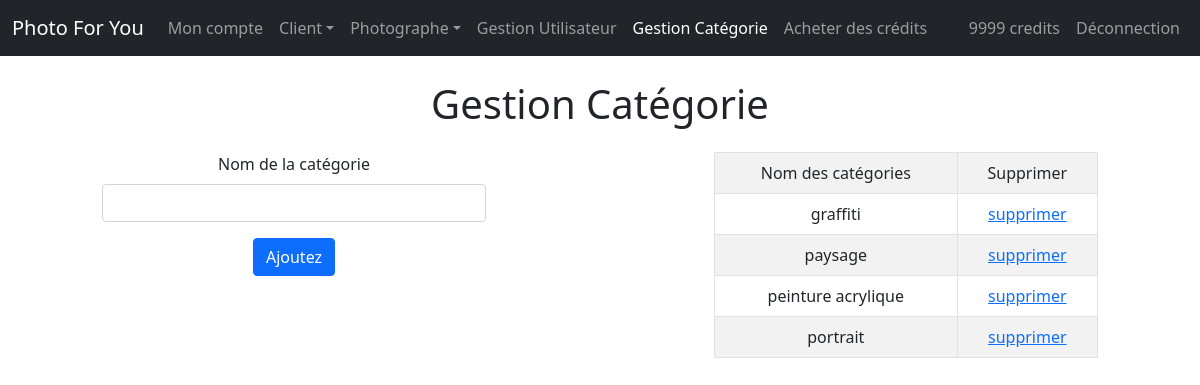
The app's page /gestion-categorie.php (signed in) with its own data.
### tables this page shows
CREATE TABLE IF NOT EXISTS `navbar` (
  `id` int(11) NOT NULL AUTO_INCREMENT,
  `acte` varchar(40) NOT NULL,
  `lien` varchar(40) NOT NULL,
  `droit` int(11) NOT NULL,
  PRIMARY KEY (`id`)
);

CREATE TABLE IF NOT EXISTS `user` (
  `id` int(11) NOT NULL AUTO_INCREMENT,
  `nom` varchar(40) NOT NULL,
  `prenom` varchar(40) NOT NULL,
  `pseudo` varchar(20) NOT NULL,
  `img_profil` varchar(50) NOT NULL,
  `mail` varchar(40) NOT NULL,
  `mdp` varchar(40) NOT NULL,
  `grade` varchar(40) NOT NULL,
  `SIRET` varchar(14) DEFAULT NULL,
  `credits` int(11) NOT NULL DEFAULT '0',
  `etat` varchar(15) NOT NULL,
  PRIMARY KEY (`id`)
);

CREATE TABLE IF NOT EXISTS `categorie` (
  `nom_categorie` varchar(20) NOT NULL,
  PRIMARY KEY (`nom_categorie`)
);

### gestion-categorie.php (the view, shortened to what this page needs)
<!DOCTYPE html>
<html lang="fr">
<head>
	<?php include "includes/head.php"; ?>
</head>
	<body>
		<?php
		include "includes/bdd.php";
		include "includes/nav.php";
		?>
        <h1 class="text-center mt-4">Gestion Catégorie</h1>
		<div class="row justify-content-center mt-4">
            <div class="col-4 text-center">
                <form method="post">
                    <div class="mb-3">
                        <label for="nom_categorie" class="form-label">Nom de la catégorie</label>
                        <input type="text" class="form-control" name="nom_categorie" pattern="{3,20}" required>
                    </div>
                    <button type="submit" name="submit" class="btn btn-primary">Ajoutez</button>
                </form>
            </div>
            <div class="col-2"></div>
            <div class="col-4">
                <table class="text-center table table-bordered table-striped">
                    <tr>
                        <td class="p-2">Nom des catégories</td>
                        <td class="p-2">Supprimer</td>
                    </tr>
                <?php
                    $req = $bdd->query("SELECT * FROM Categorie");
                    $data = $req->fetchAll();
                    foreach ($data as $li){
                        echo '<tr>';
                        echo '<td>'.$li['nom_categorie'].'</td>';
                        echo '<td><a href="suppr-categorie.php?nom_categorie='.$li['nom_categorie'].'">supprimer<a></td>';
                        echo '</tr/>';
                    }
                ?>
                </table>
            </div>
        </div>
	</body>
</html>

### includes/nav.php (shortened to what this page needs)
<nav class="navbar navbar-expand-lg navbar-dark bg-dark">
  <div class="container-fluid">
    <a class="navbar-brand" href="index.php">Photo For You</a>
    <div class="collapse navbar-collapse" id="navbarSupportedContent">
      <ul class="navbar-nav me-auto">
        <?php
      if(isset($_SESSION['grade'])){
          echo '<li class="nav-item"><a class="nav-link" href="profil.php?id='.$_SESSION['id'].'">Mon compte</a></li>';
      }
          ?>
<?php
        if(isset($_SESSION['grade'])){
          if($_SESSION['grade'] == 'admin'){
            echo '<li class="nav-item dropdown">';
              echo '<a class="nav-link dropdown-toggle" href="#" id="navbarDropdown" role="button" data-bs-toggle="dropdown" aria-expanded="false">Client</a>';
            echo '</li>';
            echo '<li class="nav-item dropdown">';
              echo '<a class="nav-link dropdown-toggle" href="#" id="navbarDropdown" role="button" data-bs-toggle="dropdown" aria-expanded="false">Photographe</a>';
              echo '</li>';
            $req = $bdd->query("SELECT acte, lien FROM navbar WHERE droit=3");
            $data = $req->fetchAll();
            foreach ($data as $li){
              echo '<li class="nav-item"><a class="nav-link" href='.$li['lien'].'>'.$li['acte'].'</a></li>';
            }
          }
          if($_SESSION['grade']){
            echo '<li class="nav-item"><a class="nav-link" href="acheter-des-credits.php">Acheter des crédits</a></li>';
          }
        }
?>
      </ul>
      <ul class="navbar-nav">
<?php
        if (isset($_SESSION['grade'])) {
          $req = $bdd->prepare("SELECT credits FROM user WHERE id = :id");
          $req->bindValue(':id', $_SESSION['id']);
          $req->execute();
          $data = $req->fetch(\PDO::FETCH_OBJ);
          $credits = $data->credits;
          echo '<li class="nav-item"><a class="nav-link" href="acheter-des-credits.php">'.$credits.' credits</a></li>';
        }
        ?>
<?php
        if(isset($_SESSION['grade'])){
          echo '<li class="nav-item"><a class="nav-link" href="includes/logout.php">Déconnection</a></li>';
        }else{
          echo '<li class="nav-item"><a class="nav-link" href="connexion.php">Connexion</a></li>';
          echo '<li class="nav-item"><a class="nav-link" href="inscription.php">Inscription</a></li>';
        }
?>
      </ul>
    </div>
  </div>
</nav>

### records on screen
navbar: acte "Gestion Utilisateur"
navbar: acte "Gestion Catégorie"
user: credits "9999"
categorie: nom_categorie "graffiti"
categorie: nom_categorie "paysage"
categorie: nom_categorie "peinture acrylique"
categorie: nom_categorie "portrait"
